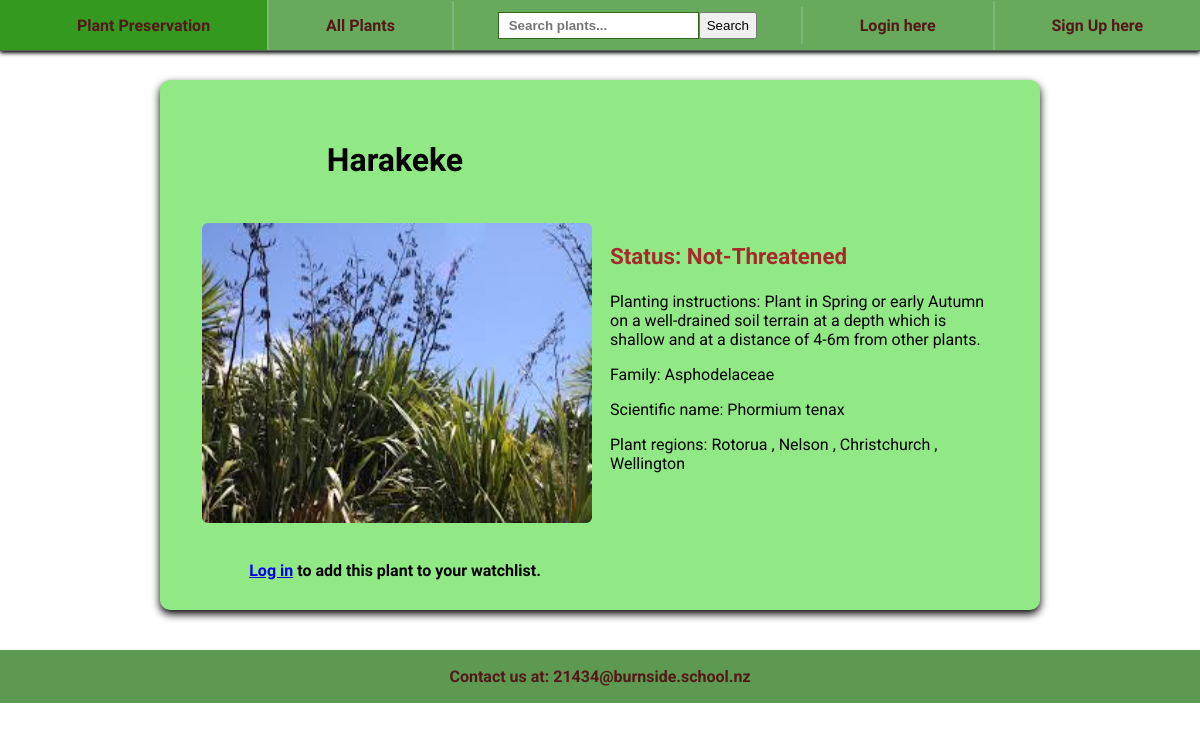
The page /plant/7 on the database its author committed.
### tables this page shows
CREATE TABLE Plant (id INTEGER PRIMARY KEY AUTOINCREMENT, name TEXT NOT NULL, status INTEGER, family TEXT, scientific_name TEXT, image TEXT);

CREATE TABLE Planting_instruction (id INTEGER PRIMARY KEY AUTOINCREMENT NOT NULL, season TEXT, terrain TEXT, depth INTEGER, distance INTEGER);

CREATE TABLE Region (id INTEGER PRIMARY KEY AUTOINCREMENT, name TEXT);

### routes.py (the view)
@app.route('/plant/<int:id>')
def plant(id):
    instruction_query = "SELECT * FROM Planting_instruction WHERE id=?;"
    instruction = db_query(instruction_query, single=True, params=(id,))
    plant_region_query = """
                        SELECT Region.name FROM Region
                        JOIN PlantRegion ON Region.id = PlantRegion.region_id
                        WHERE PlantRegion.plant_id = ?;
                        """
    plant_region = db_query(plant_region_query, single=False, params=(id,))
    plant_query = "SELECT * FROM Plant WHERE id=?;"
    plant = db_query(plant_query, single=True, params=(id,))
    username = session.get('username')
    if not plant:
        abort(404)
    else:
        return render_template('plant.html',
                               planting_instruction=instruction,
                               plant=plant,
                               plant_region=plant_region,
                               username=username)

### routes.py (called while the page is built)
def db_query(query, single=False, params=()):
    conn = sqlite3.connect('plant.db')
    cursor = conn.cursor()
    cursor.execute(query, params)
    if single:
        result = cursor.fetchone()
    else:
        result = cursor.fetchall()
    conn.close()
    return result

### templates/plant.html (shortened to what this page needs)
{%extends "layout.html"%}
{%block content%}
    <div class="grid-container">
        <h1 class="grid-item1">{{ plant[1] }}</h1>
        <img src="{{ plant[5] }}" alt="image of {{ plant[1] }}" class="grid-item2">
        <div class="grid-item3">
            <p>Status: {{plant[2]}}</p>
            <p>Planting instructions: Plant in
                {{ planting_instruction[1] }} on a
                {{ planting_instruction[2] }} terrain at a depth which is
                {{ planting_instruction[3] }} and at a distance of
                {{ planting_instruction[4] }}m from other plants.
            </p>
            <p>Family: {{ plant[3] }}</p>
            <p>Scientific name: {{ plant[4] }}</p>
            <p>Plant regions:
                {% for region in plant_region %}
                    {{ region[0] }}
                    {% if not loop.last %},
                    {% endif %}
                {% endfor %}
            </p>
        </div>
        {% if username %}
            <form action="/add_to_watchlist/{{ plant[0] }}" method="POST">
                <button type="submit" class="grid-item1">Add to Watchlist</button>
            </form>
        <!--if a user is not logged in, provide a login link with
            instructions for adding to a watchlist-->
        {% else %}
            <p class="grid-item1"><a href="/login">Log in</a> to add this plant to your watchlist.</p>
        {% endif %}
    </div>
{%endblock%}

### static/style.css (style rules this page uses)
body { font-family: "Roboto", monospace; color: rgb(0, 0, 0); margin: 0; padding-top: 40px; height: 100%; }
h1, h2 { font-family: "Comfortaa", monospace; text-align: center; }
.grid-container { display: grid; grid-template-columns: 1fr 1fr; grid-template-rows: auto auto auto; gap: 20px; padding: 40px; padding-bottom: 40px; background-color: rgb(145, 233, 134); border-radius: 10px; box-shadow: 0px 4px 8px; max-width: 800px; max-height: 450px; margin: 40px auto; }
.grid-item1 { grid-column: 1 / 2; width: 100%; text-align: center; font-weight: bold; font-family: 'Comfortaa', sans-serif; }
.grid-item2 { grid-column: 1 / 2; width: 100%; border: 2px solid rgb(145, 233, 134); border-radius: 8px; overflow: hidden; display: flex; justify-content: center; align-items: center; height: 300px; }
.grid-item3 p:first-child { font-weight: bold; color: brown; font-size: 1.4em; }

### rows shown on the page
Plant: name "Harakeke", image (picture), status "Not-Threatened", family "Asphodelaceae", scientific_name "Phormium tenax"
Planting_instruction: season "Spring or early Autumn", terrain "well-drained soil", depth "shallow", distance "4-6"
Region: name "Rotorua"
Region: name "Nelson"
Region: name "Christchurch"
Region: name "Wellington"
